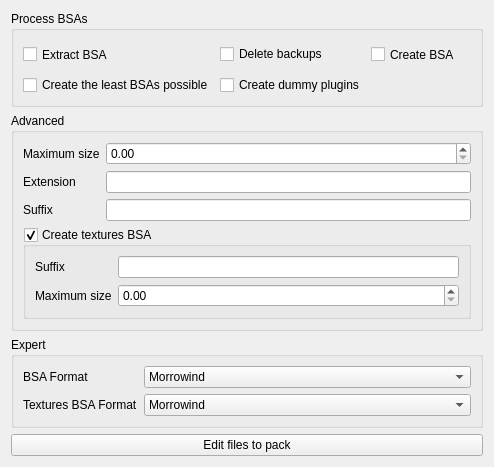
      <widget class="QWidget" name="bsaTab">
       <attribute name="title">
        <string>BSA</string>
       </attribute>
       <layout class="QVBoxLayout" name="verticalLayout_2">
        <item>
         <widget class="QGroupBox" name="bsaBaseGroupBox">
          <property name="sizePolicy">
           <sizepolicy hsizetype="Minimum" vsizetype="Fixed">
            <horstretch>0</horstretch>
            <verstretch>0</verstretch>
           </sizepolicy>
          </property>
          <property name="title">
           <string>Process BSAs</string>
          </property>
          <property name="checkable">
           <bool>false</bool>
          </property>
          <layout class="QGridLayout" name="gridLayout_5">
           <item row="0" column="1">
            <widget class="QCheckBox" name="bsaExtractCheckBox">
             <property name="sizePolicy">
              <sizepolicy hsizetype="Preferred" vsizetype="Expanding">
               <horstretch>0</horstretch>
               <verstretch>0</verstretch>
              </sizepolicy>
             </property>
             <property name="minimumSize">
              <size>
               <width>100</width>
               <height>29</height>
              </size>
             </property>
             <property name="cursor">
              <cursorShape>WhatsThisCursor</cursorShape>
             </property>
             <property name="toolTip">
              <string>&lt;html&gt;&lt;head/&gt;&lt;body&gt;&lt;p&gt;Extracts any BSAs present in the mod folder. &lt;span style=&quot; font-weight:600;&quot;&gt;Warning&lt;/span&gt;. If you enable this option, the process will be considerably slowed down.&lt;/p&gt;&lt;/body&gt;&lt;/html&gt;</string>
             </property>
             <property name="text">
              <string>Extract BSA</string>
             </property>
            </widget>
           </item>
           <item row="0" column="3">
            <widget class="QCheckBox" name="bsaCreateCheckbox">
             <property name="sizePolicy">
              <sizepolicy hsizetype="Preferred" vsizetype="Expanding">
               <horstretch>0</horstretch>
               <verstretch>0</verstretch>
              </sizepolicy>
             </property>
             <property name="minimumSize">
              <size>
               <width>100</width>
               <height>29</height>
              </size>
             </property>
             <property name="cursor">
              <cursorShape>WhatsThisCursor</cursorShape>
             </property>
             <property name="toolTip">
              <string>&lt;html&gt;&lt;head/&gt;&lt;body&gt;&lt;p&gt;&lt;span&gt;Creates a new BSA, packing the existing loose files. &lt;/span&gt;&lt;span style=&quot; font-weight:600;&quot;&gt;Warning&lt;/span&gt;. If you enable this option, the process will be considerably slowed down.&lt;/p&gt;&lt;/body&gt;&lt;/html&gt;</string>
             </property>
             <property name="text">
              <string>Create BSA</string>
             </property>
            </widget>
           </item>
           <item row="0" column="2">
            <widget class="QCheckBox" name="bsaDeleteBackupsCheckBox">
             <property name="sizePolicy">
              <sizepolicy hsizetype="Preferred" vsizetype="Fixed">
               <horstretch>0</horstretch>
               <verstretch>0</verstretch>
              </sizepolicy>
             </property>
             <property name="minimumSize">
              <size>
               <width>100</width>
               <height>0</height>
              </size>
             </property>
             <property name="cursor">
              <cursorShape>WhatsThisCursor</cursorShape>
             </property>
             <property name="toolTip">
              <string>&lt;html&gt;&lt;head/&gt;&lt;body&gt;&lt;p&gt;By default, a backup of existing bsa is created. Enabling this option will disable those backups.&lt;/p&gt;&lt;/body&gt;&lt;/html&gt;</string>
             </property>
             <property name="text">
              <string>Delete backups </string>
             </property>
            </widget>
           </item>
           <item row="1" column="1">
            <widget class="QCheckBox" name="bsaLeastBsasCheckBox">
             <property name="toolTip">
              <string>&lt;html&gt;&lt;head/&gt;&lt;body&gt;&lt;p&gt;&lt;span style=&quot; font-weight:600;&quot;&gt;Not recommended for FO4&lt;/span&gt;&lt;/p&gt;&lt;p&gt;Will create the least BSAs possible instead of keeping them separate. Typically, you might get three BSAs : one for uncompressed files, one for textures and one for the rest. This option will merge them if possible. &lt;/p&gt;&lt;/body&gt;&lt;/html&gt;</string>
             </property>
             <property name="layoutDirection">
              <enum>Qt::LeftToRight</enum>
             </property>
             <property name="text">
              <string>Create the least BSAs possible</string>
             </property>
             <property name="checked">
              <bool>false</bool>
             </property>
            </widget>
           </item>
           <item row="1" column="2">
            <widget class="QCheckBox" name="bsaCreateDummiesCheckBox">
             <property name="text">
              <string>Create dummy plugins</string>
             </property>
            </widget>
           </item>
          </layout>
         </widget>
        </item>
        <item>
         <widget class="QGroupBox" name="bsaAdvancedGroupBox">
          <property name="enabled">
           <bool>true</bool>
          </property>
          <property name="title">
           <string>Advanced</string>
          </property>
          <layout class="QFormLayout" name="formLayout">
           <item row="0" column="0">
            <widget class="QLabel" name="label_5">
             <property name="cursor">
              <cursorShape>WhatsThisCursor</cursorShape>
             </property>
             <property name="toolTip">
              <string>&lt;html&gt;&lt;head/&gt;&lt;body&gt;&lt;p&gt;The maximum uncompressed size of the files in GB. Increasing it will increase the number of files stored per BSA, but you might reach the hard limit of BSA size, causing the game to crash.&lt;/p&gt;&lt;/body&gt;&lt;/html&gt;</string>
             </property>
             <property name="text">
              <string>Maximum size</string>
             </property>
             <property name="buddy">
              <cstring>bsaMaximumSize</cstring>
             </property>
            </widget>
           </item>
           <item row="0" column="1">
            <widget class="QDoubleSpinBox" name="bsaMaximumSize"/>
           </item>
           <item row="1" column="0">
            <widget class="QLabel" name="label_4">
             <property name="cursor">
              <cursorShape>WhatsThisCursor</cursorShape>
             </property>
             <property name="toolTip">
              <string>&lt;html&gt;&lt;head/&gt;&lt;body&gt;&lt;p&gt;The extension of the bsa. Usually, this will be &amp;quot;.bsa&amp;quot; for Skyrim, &amp;quot;.ba2&amp;quot; for Fallout 4.&lt;/p&gt;&lt;/body&gt;&lt;/html&gt;</string>
             </property>
             <property name="text">
              <string>Extension</string>
             </property>
             <property name="buddy">
              <cstring>bsaExtension</cstring>
             </property>
            </widget>
           </item>
           <item row="1" column="1">
            <widget class="QLineEdit" name="bsaExtension"/>
           </item>
           <item row="2" column="0">
            <widget class="QLabel" name="label_6">
             <property name="cursor">
              <cursorShape>WhatsThisCursor</cursorShape>
             </property>
             <property name="toolTip">
              <string>&lt;html&gt;&lt;head/&gt;&lt;body&gt;&lt;p&gt;Example : &amp;quot; - Main.ba2&amp;quot; for Fallout 4.&lt;/p&gt;&lt;/body&gt;&lt;/html&gt;</string>
             </property>
             <property name="text">
              <string>Suffix</string>
             </property>
             <property name="buddy">
              <cstring>bsaSuffix</cstring>
             </property>
            </widget>
           </item>
           <item row="2" column="1">
            <widget class="QLineEdit" name="bsaSuffix"/>
           </item>
           <item row="6" column="0" colspan="2">
            <widget class="QGroupBox" name="bsaTexturesAdvancedGroupBox">
             <property name="title">
              <string>Create textures BSA</string>
             </property>
             <property name="checkable">
              <bool>true</bool>
             </property>
             <layout class="QFormLayout" name="formLayout_2">
              <item row="0" column="0">
               <widget class="QLabel" name="label_7">
                <property name="cursor">
                 <cursorShape>WhatsThisCursor</cursorShape>
                </property>
                <property name="toolTip">
                 <string>&lt;html&gt;&lt;head/&gt;&lt;body&gt;&lt;p&gt;Example : &amp;quot; - Textures.bsa&amp;quot; for Skyrim SE.&lt;/p&gt;&lt;/body&gt;&lt;/html&gt;</string>
                </property>
                <property name="text">
                 <string>Suffix</string>
                </property>
                <property name="buddy">
                 <cstring>bsaTexturesSuffix</cstring>
                </property>
               </widget>
              </item>
              <item row="0" column="1">
               <widget class="QLineEdit" name="bsaTexturesSuffix"/>
              </item>
              <item row="1" column="0">
               <widget class="QLabel" name="label">
                <property name="cursor">
                 <cursorShape>WhatsThisCursor</cursorShape>
                </property>
                <property name="toolTip">
                 <string>&lt;html&gt;&lt;head/&gt;&lt;body&gt;&lt;p&gt;The maximum uncompressed size of the files in GB. Increasing it will increase the number of files stored per BSA, but you might reach the hard limit of BSA size, causing the game to crash.&lt;/p&gt;&lt;/body&gt;&lt;/html&gt;</string>
                </property>
                <property name="text">
                 <string>Maximum size</string>
                </property>
                <property name="buddy">
                 <cstring>bsaTexturesMaximumSize</cstring>
                </property>
               </widget>
              </item>
              <item row="1" column="1">
               <widget class="QDoubleSpinBox" name="bsaTexturesMaximumSize"/>
              </item>
             </layout>
            </widget>
           </item>
          </layout>
         </widget>
        </item>
        <item>
         <widget class="QGroupBox" name="bsaExpertGroupBox">
          <property name="title">
           <string>Expert</string>
          </property>
          <layout class="QFormLayout" name="formLayout_4">
           <item row="0" column="0">
            <widget class="QLabel" name="label_2">
             <property name="text">
              <string>BSA Format</string>
             </property>
             <property name="buddy">
              <cstring>bsaFormat</cstring>
             </property>
            </widget>
           </item>
           <item row="0" column="1">
            <widget class="QComboBox" name="bsaFormat">
             <property name="editable">
              <bool>false</bool>
             </property>
             <item>
              <property name="text">
               <string>Morrowind</string>
              </property>
             </item>
             <item>
              <property name="text">
               <string>Oblivion</string>
              </property>
             </item>
             <item>
              <property name="text">
               <string>Skyrim / Fallout 3 / Fallout New Vegas</string>
              </property>
             </item>
             <item>
              <property name="text">
               <string>SSE</string>
              </property>
             </item>
             <item>
              <property name="text">
               <string>Fallout 4</string>
              </property>
             </item>
            </widget>
           </item>
           <item row="2" column="0">
            <widget class="QLabel" name="label_3">
             <property name="text">
              <string>Textures BSA Format</string>
             </property>
             <property name="buddy">
              <cstring>bsaTexturesFormat</cstring>
             </property>
            </widget>
           </item>
           <item row="2" column="1">
            <widget class="QComboBox" name="bsaTexturesFormat">
             <item>
              <property name="text">
               <string>Morrowind</string>
              </property>
             </item>
             <item>
              <property name="text">
               <string>Oblivion</string>
              </property>
             </item>
             <item>
              <property name="text">
               <string>Skyrim / Fallout 3 / Fallout New Vegas</string>
              </property>
             </item>
             <item>
              <property name="text">
               <string>SSE</string>
              </property>
             </item>
             <item>
              <property name="text">
               <string>Fallout 4</string>
              </property>
             </item>
            </widget>
           </item>
          </layout>
         </widget>
        </item>
        <item>
         <widget class="QPushButton" name="bsaFilesToPackButton">
          <property name="text">
           <string>Edit files to pack</string>
          </property>
         </widget>
        </item>
       </layout>
      </widget>
